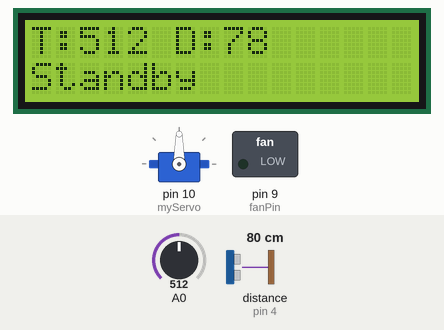
This sketch was run on a simulated Arduino Uno, built with avr-gcc and run on an emulated ATmega328P. On the bench: servo, 16×2 character LCD, switched loads named in the sketch (green lamp = pin HIGH). Wiring (inferred from the names in the program): ultrasonic range finder: trigger pin 3; echo pin 4. Inputs (shaded band) come from the test bench; at power-on: distance to the obstacle (sensor on pin 4) 80 cm, A0 = 512. The echo pulse lasts 58.3 µs per cm; pins used as bus, display or sensor lines are not drawn; what the sketch prints to the serial monitor is not drawn.

Above: at 3.2 s.
3.3 s: distance to the obstacle (sensor on pin 4) set to 2 cm
At 3.49 s:
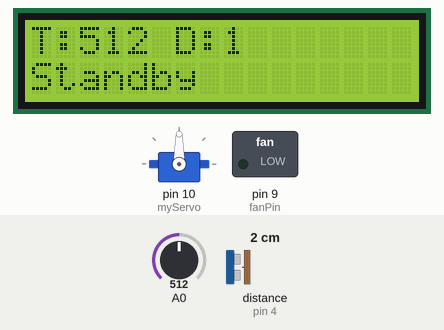
4.8 s: A0 set to 108
At 5.06 s:
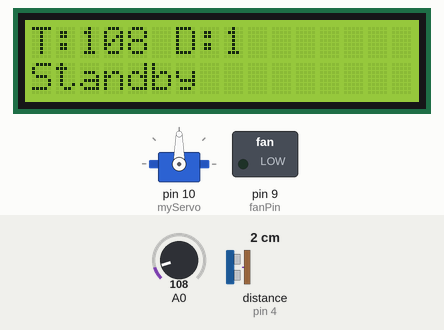
6.3 s: A0 set to 88
At 7.5 s:
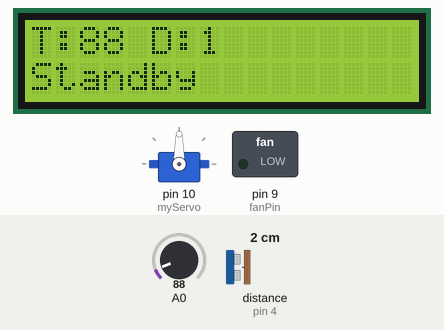
7.8 s: distance to the obstacle (sensor on pin 4) set to 35 cm
At 9.1 s:
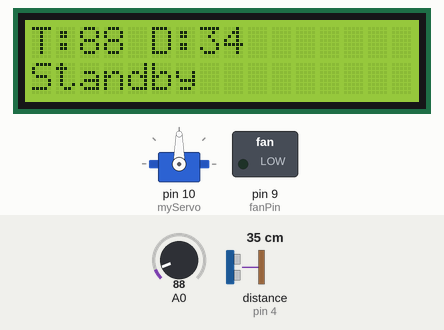
9.4 s: distance to the obstacle (sensor on pin 4) set to 250 cm
At 9.8 s:
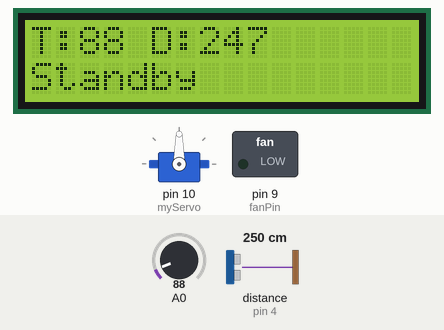
11.0 s: distance to the obstacle (sensor on pin 4) set to 60 cm
At 11.5 s:
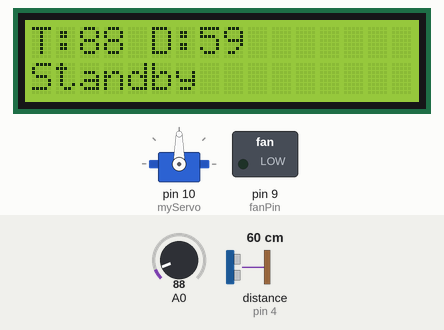
Timing chart, 0 to 13.5 s (numbered marks = the images above; inputs shaded):
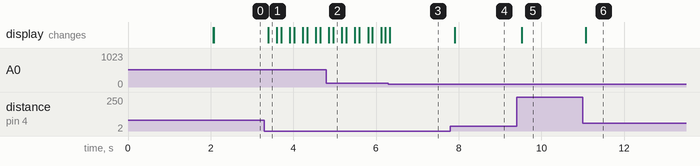

Measured:
- after the input at 3.3 s, the display: changes after 0.09 s (image 1)
- after the input at 4.8 s, the display: first changes after 0.06 s (image 2 shows a later state)
- after the input at 6.3 s, the display: changes at once (image 3)
- after the input at 7.8 s, the display: changes after 0.11 s (image 4)
- after the input at 9.4 s, the display: changes after 0.13 s (image 5)
- after the input at 11.0 s, the display: changes after 0.07 s (image 6)

The sketch:

Smart_Temperature_controlled_fan.ino
```cpp
#include <Servo.h>
#include <LiquidCrystal.h>

int fanPin = 9;
int trigPin = 3;
int echoPin = 4;

long duration;
int distance;

Servo myServo;
int servoAngle = 90;
int direction = 1;

LiquidCrystal lcd(12,11,5,6,7,8);

void setup()
{
  Serial.begin(9600);

  pinMode(fanPin, OUTPUT);

  pinMode(trigPin, OUTPUT);
  pinMode(echoPin, INPUT);

  myServo.attach(10);

  lcd.begin(16,2);
  lcd.print("Smart Fan");
  delay(2000);
  lcd.clear();
}

void loop()
{
  // Thermistor Reading
  int temperature = analogRead(A0);

  // Ultrasonic Sensor
  digitalWrite(trigPin, LOW);
  delayMicroseconds(2);

  digitalWrite(trigPin, HIGH);
  delayMicroseconds(10);

  digitalWrite(trigPin, LOW);

  duration = pulseIn(echoPin, HIGH);

  distance = duration * 0.034 / 2;

  // Serial Monitor
  Serial.print("Temp Sensor: ");
  Serial.print(temperature);
  Serial.print("  Distance: ");
  Serial.println(distance);

  // LCD First Row
  lcd.setCursor(0, 0);
  lcd.print("T:");
  lcd.print(temperature);
  lcd.print(" D:");
  lcd.print(distance);
  lcd.print("   ");

  // Fan ON condition
  if (temperature > 535 && distance > 2 && distance < 20)
  {
    analogWrite(fanPin, 255);

    lcd.setCursor(0, 1);
    lcd.print("Cooling ON    ");

    // Servo Oscillation
    myServo.write(servoAngle);

    servoAngle += direction;

    if (servoAngle >= 150)
    {
      direction = -1;
    }

    if (servoAngle <= 30)
    {
      direction = 1;
    }

    delay(15);
  }
  else
  {
    digitalWrite(fanPin, LOW);

    myServo.write(90);

    lcd.setCursor(0, 1);
    lcd.print("Standby       ");

    delay(100);
  }
}
```
